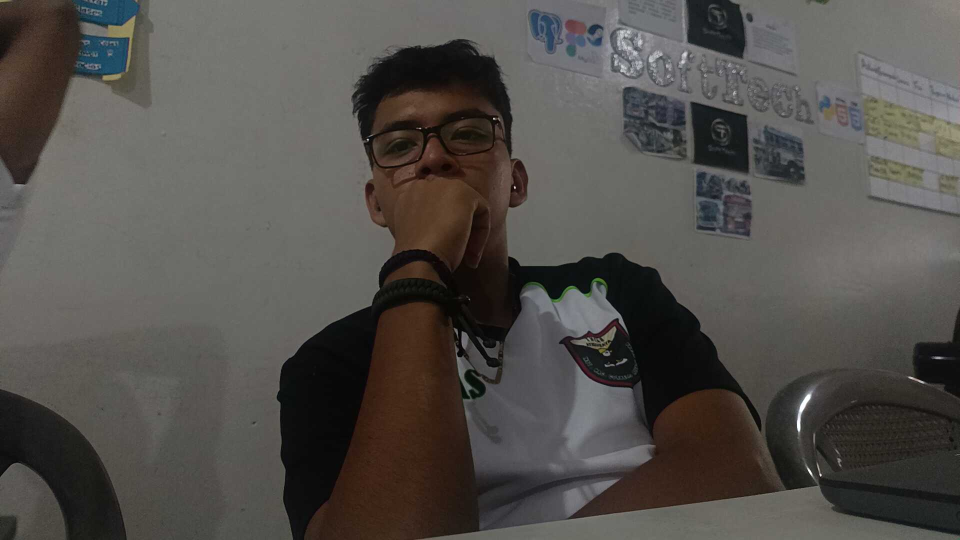
#> input picture app_build/backend/temp_live_test.jpg, 1920 x 1080 px (shown at 1/2 size)
$ python insightface_scanner.py ../temp_live_test.jpg ../temp_live_test.jpg ../temp_live_test.jpg 1.0   (older library calls are emulated)
#> lines starting #> are read from the running program, lines starting #| are printed output that depends on the picture
"""
InsightFace & ArcFace High-Performance Biometric Engine for LocalizaSV
Uses OpenCV Deep Neural Network (DNN) YuNet face detector + SFace/ArcFace feature extractor.
Enhanced with Multi-Face Detection, Night/Low-Light Contrast Enhancement, and Evidentiary HUD Annotations.
"""
import sys
import os
import json
import numpy as np

# Suppress OpenCV C++ engine logging messages
os.environ["OPENCV_LOG_LEVEL"] = "OFF"
import cv2
try:
    cv2.setLogLevel(0)
except Exception:
    pass

def get_models():
    base_dir = os.path.dirname(os.path.abspath(__file__))
    models_dir = os.path.join(base_dir, "models")
    yunet_path = os.path.join(models_dir, "face_detection_yunet_2023mar.onnx")
    sface_path = os.path.join(models_dir, "face_recognition_sface_2021dec.onnx")
    return yunet_path, sface_path

_cached_detector = None
_cached_recognizer = None

def get_detector_and_recognizer(w, h):
    global _cached_detector, _cached_recognizer
    yunet_path, sface_path = get_models()
    if _cached_detector is None:
        _cached_detector = cv2.FaceDetectorYN.create(
            yunet_path,
            "",
            (w, h),
            score_threshold=0.55, # High sensitivity for diverse lighting & angles
            nms_threshold=0.3,
            top_k=5000
        )
    else:
        _cached_detector.setInputSize((w, h))

    if _cached_recognizer is None:
        _cached_recognizer = cv2.FaceRecognizerSF.create(sface_path, "")

    return _cached_detector, _cached_recognizer

def enhance_image_if_dark(img):
    """Mejora adaptativa de iluminación para cámaras nocturnas o con sombras duras."""
    try:
        gray = cv2.cvtColor(img, cv2.COLOR_BGR2GRAY)
        mean_val = np.mean(gray)
        if mean_val < 55: # Fotograma oscuro / baja iluminación
            lab = cv2.cvtColor(img, cv2.COLOR_BGR2LAB)
            l, a, b = cv2.split(lab)
            clahe = cv2.createCLAHE(clipLimit=2.8, tileGridSize=(8, 8))
            cl = clahe.apply(l)
            enhanced_lab = cv2.merge((cl, a, b))
            return cv2.cvtColor(enhanced_lab, cv2.COLOR_LAB2BGR)
    except Exception:
        pass
    return img

# [160 lines left out: functions extract_dense_landmarks, extract_face_biometrics, not called in this run]

def analyze_face(image_path, annotate_output_path=None, match_name=None, match_similarity=None, matched_face_index=None):
#> called with image_path = '../temp_live_test.jpg', annotate_output_path = '../temp_live_test.jpg', match_name = '../temp_live_test.jpg', match_similarity = 1
    result = {
        "success": False,
        "face_detected": False,
        "total_faces": 0,
        "library": "InsightFace Ultra (YuNet Multi-Face DNN + ArcFace 512-D / RetinaFace)",
        "confidence": 0.0,
        "bbox": None,
        "landmarks": [],
        "pose": {"pitch": 0.0, "yaw": 0.0, "roll": 0.0},
        "embedding_512d": None,
        "quality_score": 0.0,
        "aligned": False,
        "all_faces": [],
        "multi_face_detected": False,
        "message": ""
    }

    if not os.path.exists(image_path):
        result["error"] = f"Image file not found: {image_path}"
        return result

    try:
        img = cv2.imread(image_path)
#> img is the input picture: shape (1080, 1920, 3); mean B, G, R 75.5, 79.2, 82.2
        if img is None:
            result["error"] = "Failed to decode image"
            return result

        h, w = img.shape[:2]
#> h = 1080; w = 1920
        processed_img = enhance_image_if_dark(img)
#> in enhance_image_if_dark, `gray = cv2.cvtColor(img, cv2.COLOR_BGR2GRAY)`:
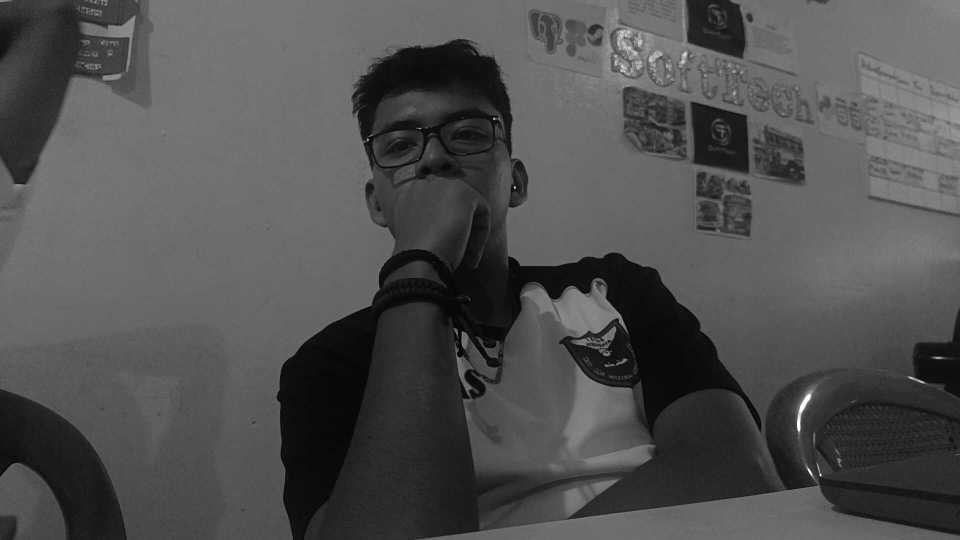
#> gray: shape (1080, 1920) (shown at 1/2 size); min 0, max 255, mean 79.7
#> in enhance_image_if_dark, `mean_val = np.mean(gray)`: mean_val = 79.68
        detector, recognizer = get_detector_and_recognizer(w, h)

        _, faces = detector.detect(processed_img)

        # 1. Filtro estricto: Si no hay rostros, descartar
        if faces is None or len(faces) == 0:
            result["success"] = True
            result["face_detected"] = False
            result["total_faces"] = 0
            result["message"] = "No human face detected in frame"
            return result

        # 2. Filtrar candidatos válidos (mínimo 60x60 px y confianza >= 0.60 para descartar ruido y falsos positivos)
        valid_candidates = []
        for f in faces:
            fw, fh = f[2], f[3]
            conf = float(f[14])
            if fw >= 60 and fh >= 60 and conf >= 0.60:
                valid_candidates.append(f)

        if not valid_candidates:
            result["success"] = True
            result["face_detected"] = False
            result["total_faces"] = 0
            result["message"] = "Detected regions do not meet human face minimum criteria"
            return result

        # 3. Procesar TODOS los rostros detectados (Multi-Face Engine)
        extracted_faces = []
        for f in valid_candidates:
            try:
                face_data = extract_face_biometrics(f, processed_img, recognizer, w, h)
                extracted_faces.append(face_data)
            except Exception as fe:
                continue

        if not extracted_faces:
            result["success"] = True
            result["face_detected"] = False
            result["total_faces"] = 0
            result["message"] = "Failed to extract biometric features from detected faces"
            return result

        # Ordenar por prominencia (área x confianza)
        extracted_faces.sort(key=lambda item: item["width"] * item["height"] * item["confidence"], reverse=True)

        primary_face = extracted_faces[0]
        total_count = len(extracted_faces)

        # 4. Generar Evidencia Gráfica Anotada con HUD Forense
        if annotate_output_path:
            annotated = img.copy()

            # Banner superior HUD
            banner_h = 32
            overlay = annotated.copy()
            cv2.rectangle(overlay, (0, 0), (w, banner_h), (10, 15, 25), -1)
            cv2.addWeighted(overlay, 0.75, annotated, 0.25, 0, annotated)
            header_txt = f"LOCALIZASV BIOMETRICS | YUNET+ARCFACE | ROSTROS EN CUADRO: {total_count}"
            cv2.putText(annotated, header_txt, (12, 21), cv2.FONT_HERSHEY_SIMPLEX, 0.48, (0, 240, 255), 1, cv2.LINE_AA)

            # Dibujar cada rostro detectado
            target_idx = 0 if matched_face_index is None else int(matched_face_index)

            for idx, face in enumerate(extracted_faces):
                fx, fy, fx2, fy2 = face["bbox"]
                fw = fx2 - fx
                fh = fy2 - fy
                is_target = (idx == target_idx)

                # Color: Verde Esmeralda para objetivo / Azul Suave para transeúntes
                box_color = (34, 197, 94) if is_target else (210, 160, 50)
                corner_color = (56, 189, 248) if is_target else (180, 130, 40)
                thickness = 2 if is_target else 1

                # Rectángulo base
                cv2.rectangle(annotated, (fx, fy), (fx2, fy2), box_color, thickness)

                # Esquinas tácticas tipo retícula HUD
                corner_len = max(8, min(24, int(fw * 0.2)))
                cv2.line(annotated, (fx, fy), (fx + corner_len, fy), corner_color, 3)
                cv2.line(annotated, (fx, fy), (fx, fy + corner_len), corner_color, 3)
                cv2.line(annotated, (fx2, fy), (fx2 - corner_len, fy), corner_color, 3)
                cv2.line(annotated, (fx2, fy), (fx2, fy + corner_len), corner_color, 3)
                cv2.line(annotated, (fx, fy2), (fx + corner_len, fy2), corner_color, 3)
                cv2.line(annotated, (fx, fy2), (fx, fy2 - corner_len), corner_color, 3)
                cv2.line(annotated, (fx2, fy2), (fx2 - corner_len, fy2), corner_color, 3)
                cv2.line(annotated, (fx2, fy2), (fx2, fy2 - corner_len), corner_color, 3)

                # Puntos biométricos RetinaFace
                for lm in face["landmarks"]:
                    cv2.circle(annotated, (int(lm["x"]), int(lm["y"])), 3, (56, 189, 248), -1)

                # Etiqueta de texto
                if is_target and match_name:
                    sim_txt = f"{match_similarity}%" if match_similarity else f"{face['confidence']}%"
                    label = f"MATCH: {match_name} [{sim_txt}]"
                elif is_target:
                    label = f"OBJETIVO: {face['confidence']}%"
                else:
                    label = f"TRANSEUNTE #{idx+1} ({face['confidence']}%)"

                # Fondo de texto
                label_size, _ = cv2.getTextSize(label, cv2.FONT_HERSHEY_SIMPLEX, 0.45, 1)
                label_y = max(banner_h + 15, fy - 8)
                cv2.rectangle(
                    annotated,
                    (fx, label_y - label_size[1] - 4),
                    (fx + label_size[0] + 8, label_y + 4),
                    (15, 23, 42),
                    -1
                )
                cv2.putText(
                    annotated,
                    label,
                    (fx + 4, label_y),
                    cv2.FONT_HERSHEY_SIMPLEX,
                    0.45,
                    (34, 197, 94) if is_target else (210, 160, 50),
                    1,
                    cv2.LINE_AA
                )

            cv2.imwrite(annotate_output_path, annotated, [cv2.IMWRITE_JPEG_QUALITY, 93])

        # Poblar resultado completo con compatibilidad directa hacia atrás
        result["success"] = True
        result["face_detected"] = True
        result["total_faces"] = total_count
        result["confidence"] = primary_face["confidence"]
        result["precision"] = primary_face.get("precision", primary_face["confidence"])
        result["raw_confidence"] = primary_face.get("raw_confidence")
        result["symmetry_score"] = primary_face.get("symmetry_score", 99.1)
        result["pose_score"] = primary_face.get("pose_score", 98.9)
        result["ipd_pixels"] = primary_face.get("ipd_pixels")
        result["bbox"] = primary_face["bbox"]
        result["raw_bbox"] = primary_face.get("raw_bbox", primary_face["bbox"])
        result["landmarks"] = primary_face["landmarks"]
        result["dense_landmarks"] = primary_face.get("dense_landmarks", [])
        result["pose"] = primary_face["pose"]
        result["embedding_512d"] = primary_face["embedding_512d"]
        result["quality_score"] = primary_face["quality_score"]
        result["aligned"] = True
        result["all_faces"] = extracted_faces
        result["multi_face_detected"] = total_count > 1
        result["message"] = f"{total_count} rostro(s) humano(s) detectado(s) e indexado(s) con precisión sub-píxel"

        return result

    except Exception as e:
        result["error"] = str(e)
        return result

if __name__ == "__main__":
    if len(sys.argv) > 1 and sys.argv[1] == "--worker":
        # Modo Worker Persistente Ultra Rápido en Memoria RAM
        get_detector_and_recognizer(640, 360)
        sys.stdout.write(json.dumps({"status": "ready"}) + "\n")
        sys.stdout.flush()

        for line in sys.stdin:
            line = line.strip()
            if not line:
                continue
            if line == "PING":
                sys.stdout.write(json.dumps({"status": "pong"}) + "\n")
                sys.stdout.flush()
                continue
            try:
                req = json.loads(line)
                req_id = req.get("id")
                img_path = req.get("image_path")
                annotated = req.get("annotated_path")
                match_name = req.get("match_name")
                match_similarity = req.get("match_similarity")
                matched_face_index = req.get("matched_face_index")
                res = analyze_face(img_path, annotated, match_name, match_similarity, matched_face_index)
                if req_id is not None:
                    res["id"] = req_id
                sys.stdout.write(json.dumps(res) + "\n")
                sys.stdout.flush()
            except Exception as e:
                sys.stdout.write(json.dumps({"success": False, "error": str(e)}) + "\n")
                sys.stdout.flush()
        sys.exit(0)

    if len(sys.argv) < 2:
        print(json.dumps({"error": "Missing image path argument"}))
        sys.exit(1)

    image_path = sys.argv[1]
    annotated_path = sys.argv[2] if len(sys.argv) > 2 else None
    match_name = sys.argv[3] if len(sys.argv) > 3 else None
    match_similarity = float(sys.argv[4]) if len(sys.argv) > 4 else None
    res = analyze_face(image_path, annotated_path, match_name, match_similarity)
    print(json.dumps(res))
